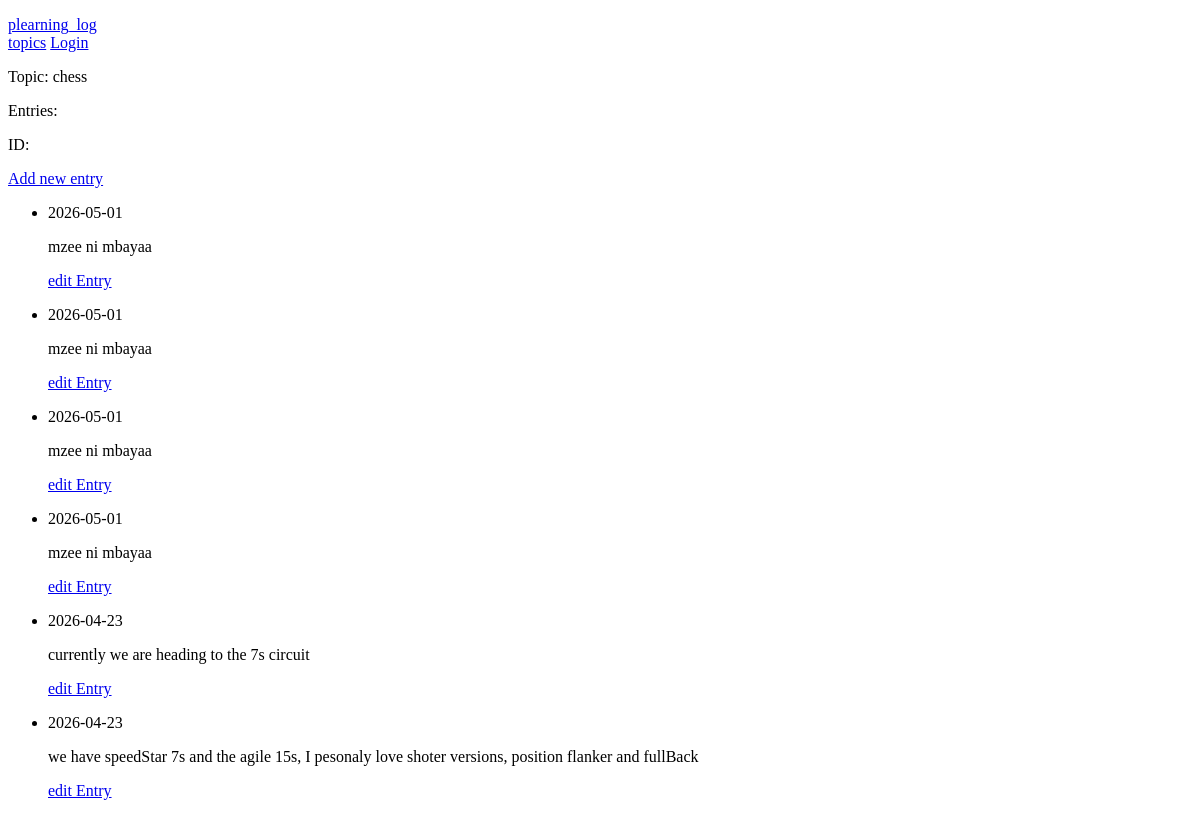
Before: /topic/1/ with the older database file.
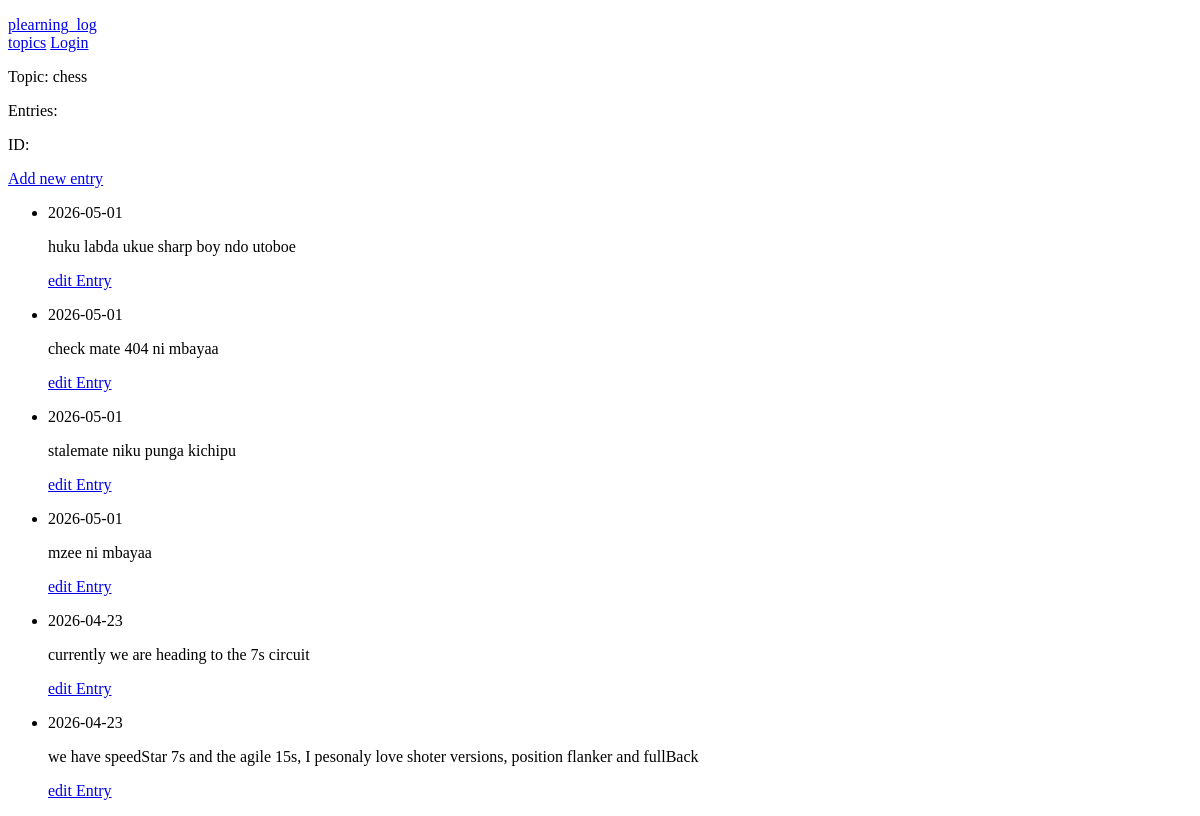
After: the same page with the newer database file.
### playground/models.py (models this page shows, shortened)
class Entry(models.Model):
  topic = models.ForeignKey(Topic, on_delete=models.CASCADE)
  text = models.TextField()
  date_added = models.DateTimeField(auto_now_add=True)
  class Meta:
    verbose_name_plural = 'entries'

### playground/views.py (the view)
# urls.py: path('topic/<int:pk>/', views.topic, name='topic'),
def topic(request, pk):
  topic = Topic.objects.get(id=pk)
  entries = topic.entry_set.all().order_by('-date_added')
  return render(request, 'playground/topic.html', {'topic':topic, 'entries':entries})

### playground/models.py (called while the page is built)
  def __str__(self):
    return self.text

### playground/templates/playground/topic.html
{% extends "playground/base.html" %}
{% block content %}
  <p> Topic: {{ topic }}</p>
  <p> Entries:</p>
  <p>ID: {{ entry.id }}</p>
  <p>
    <a href="{% url 'playground:new_entry' topic.id %}">Add new entry</a>
  </p>
  <ul>
    {% for entry in entries %}
      <li>
        <p>{{ entry.date_added|date:"Y-m-d" }}</p>
        <p>{{ entry.text|linebreaks }}</p>
        <p>
          <a href="{% url 'playground:edit_entry' entry.id %}">edit Entry</a>
        </p>
      </li>
    {% empty %}
      <li>Empty set of entry</li>
    {% endfor %}
  </ul>
{% endblock content %}

Changed rows visible on the page:
changed Entry: text "mzee ni mbayaa" → "huku labda ukue sharp boy ndo utoboe"
changed Entry: text "mzee ni mbayaa" → "check mate 404 ni mbayaa"
changed Entry: text "mzee ni mbayaa" → "stalemate niku punga kichipu"
